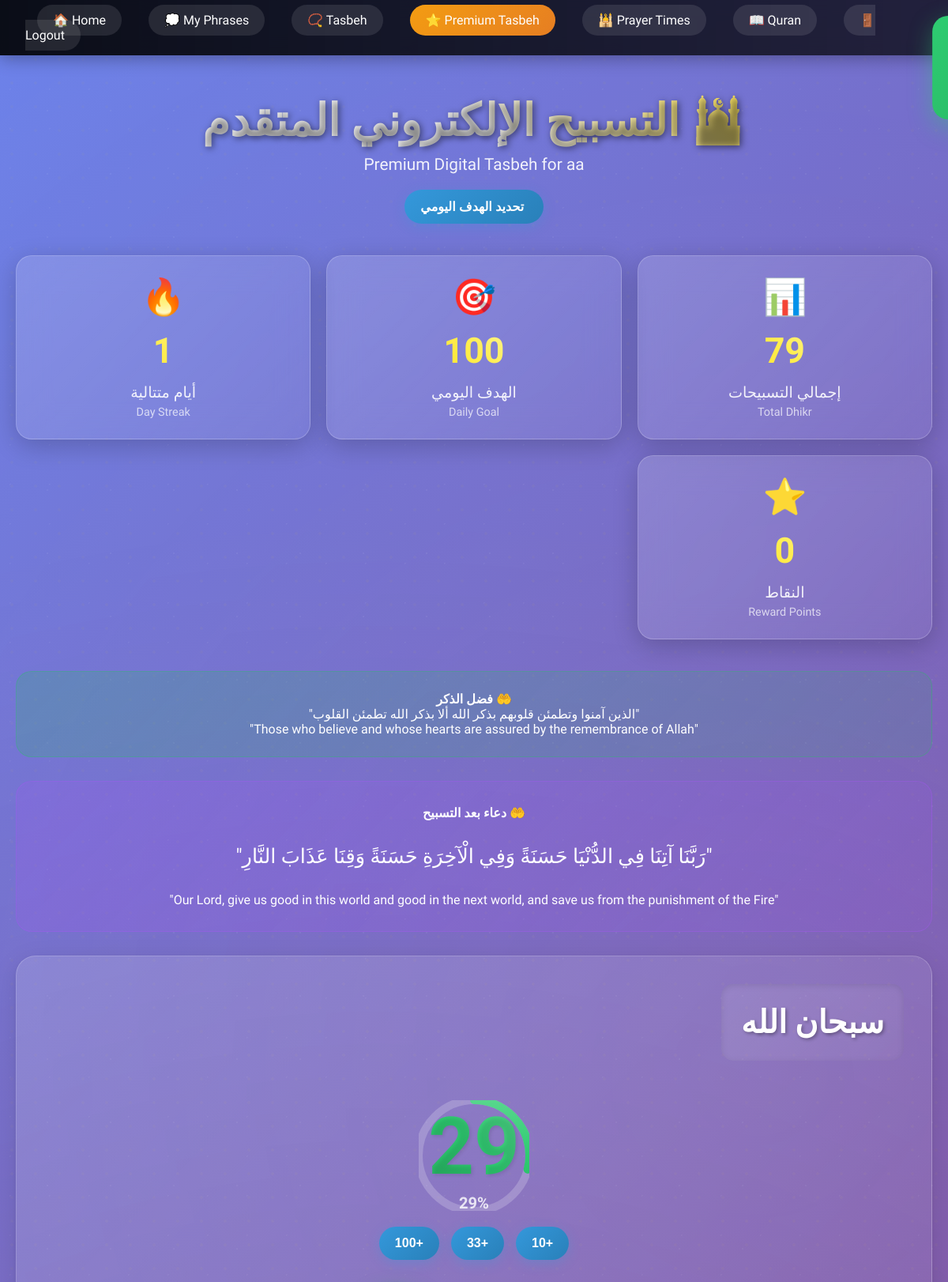
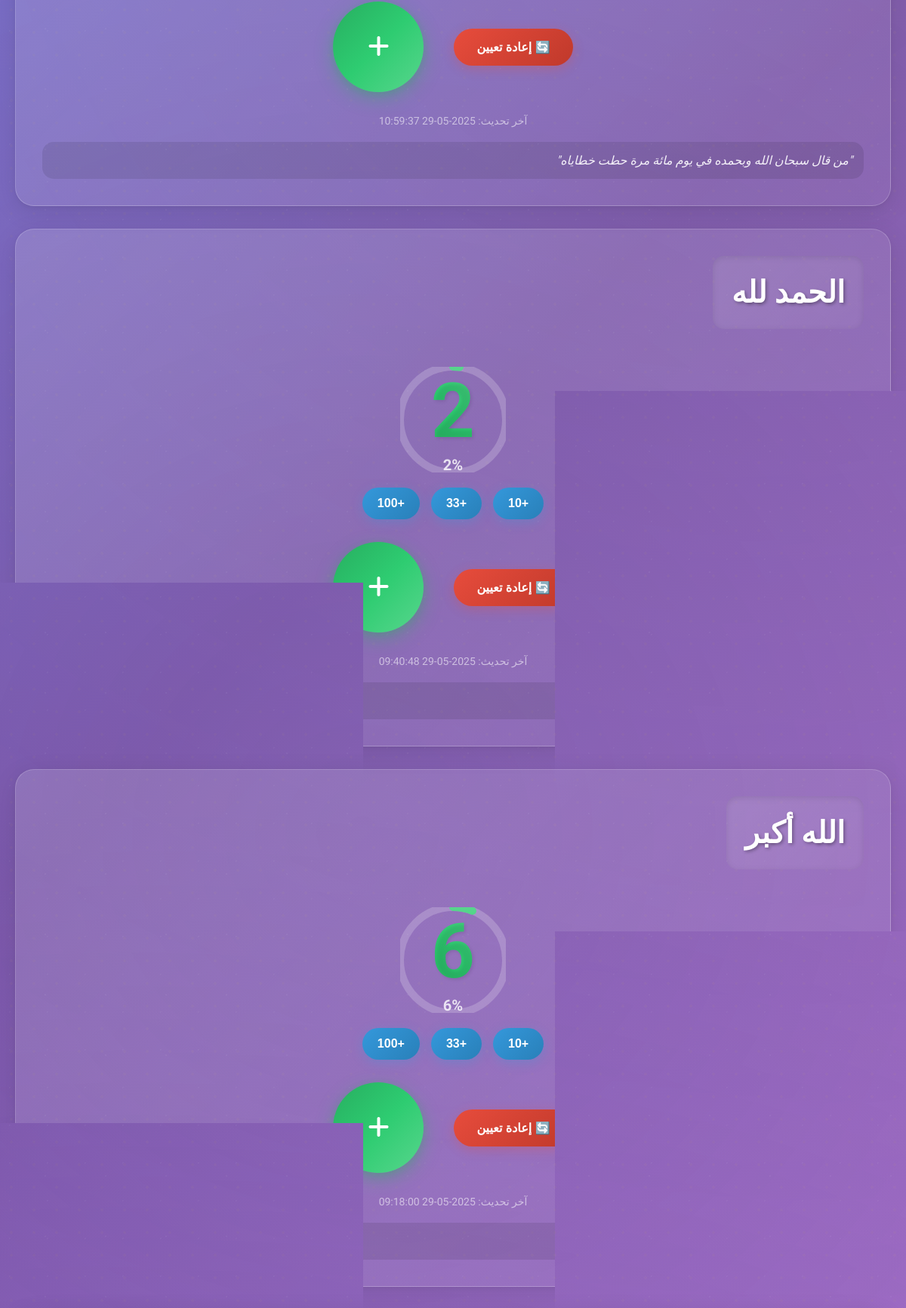
The page /tasbeh/premium (signed in, upper part) on the database its author committed (2 pictures, top to bottom).
### tables this page shows
CREATE TABLE tasbeh_counts (
            id INTEGER PRIMARY KEY AUTOINCREMENT,
            user_id INTEGER,
            phrase TEXT NOT NULL,
            count INTEGER DEFAULT 0,
            last_updated TIMESTAMP DEFAULT CURRENT_TIMESTAMP,
            FOREIGN KEY (user_id) REFERENCES users (id),
            UNIQUE(user_id, phrase)
        );

### app.py (the view)
@app.route('/tasbeh/premium')
def tasbeh_premium():
    if 'user_id' not in session:
        return redirect(url_for('login'))
    conn = get_db_connection()
    cursor = conn.cursor()
    cursor.execute('''
        SELECT phrase, count, last_updated
        FROM tasbeh_counts
        WHERE user_id = ?
        ORDER BY last_updated DESC
    ''', (session['user_id'],))
    user_counts = {}
    for row in cursor.fetchall():
        user_counts[row[0]] = {'count': row[1], 'last_updated': row[2]}
    conn.close()
    phrases_data = []
    for phrase in islamic_phrases:
        count_data = user_counts.get(phrase, {'count': 0, 'last_updated': None})
        phrases_data.append({
            'phrase': phrase,
            'count': count_data['count'],
            'last_updated': count_data['last_updated']
        })
    return render_template('tasbeh_premium.html', phrases=phrases_data, username=session.get('username'))

### app.py (called while the page is built)
def get_db_connection():
    db_path = '/app/data/app.db' if os.path.exists('/app/data') else 'app.db'
    return sqlite3.connect(db_path)

@app.context_processor
def inject_theme_settings():
    return {
        'theme_css': url_for('static', filename='css/theme.css'),
        'theme_js': url_for('static', filename='js/theme.js')
    }

### templates/tasbeh_premium.html (shortened to what this page needs)
<!DOCTYPE html>
<html lang="ar" dir="rtl">
<head>
    <link rel="stylesheet" href="https://cdnjs.cloudflare.com/ajax/libs/font-awesome/6.4.0/css/all.min.css">
</head>
<body>
    <nav class="navbar" style="direction: ltr;">
        <a href="{{ url_for('home') }}">🏠 Home</a>
        <a href="{{ url_for('my_phrases') }}">💭 My Phrases</a>
        <a href="{{ url_for('tasbeh') }}">📿 Tasbeh</a>
        <a href="{{ url_for('tasbeh_premium') }}" style="background: linear-gradient(135deg, #f39c12, #e67e22); color: white;">⭐ Premium Tasbeh</a>
        <a href="{{ url_for('prayer_times') }}">🕌 Prayer Times</a>
        <a href="{{ url_for('quran') }}">📖 Quran</a>
        <a href="{{ url_for('logout') }}">🚪 Logout</a>
    </nav>
    <div class="container">
        <div class="header">
            <h1>🕌 التسبيح الإلكتروني المتقدم</h1>
            <p>Premium Digital Tasbeh for {{ username }}</p>
            <div style="margin-top: 15px;">
                <button class="quick-add-btn" onclick="openGoalModal()">
                     تحديد الهدف اليومي
                </button>
            </div>
        </div>
        <div class="stats-dashboard">
            <div class="stat-card">
                <div class="stat-icon">📊</div>
                <div class="stat-value" id="totalCountStat">0</div>
                <div class="stat-label">إجمالي التسبيحات</div>
                <div class="stat-subtitle">Total Dhikr</div>
            </div>
            <div class="stat-card">
                <div class="stat-icon">🎯</div>
                <div class="stat-value" id="dailyGoalStat">100</div>
                <div class="stat-label">الهدف اليومي</div>
                <div class="stat-subtitle">Daily Goal</div>
            </div>
            <div class="stat-card">
                <div class="stat-icon">🔥</div>
                <div class="stat-value" id="streakStat">1</div>
                <div class="stat-label">أيام متتالية</div>
                <div class="stat-subtitle">Day Streak</div>
            </div>
            <div class="stat-card">
                <div class="stat-icon">⭐</div>
                <div class="stat-value" id="pointsStat">0</div>
                <div class="stat-label">النقاط</div>
                <div class="stat-subtitle">Reward Points</div>
            </div>
        </div>
        <div class="islamic-reminder">
            <h4>🤲 فضل الذكر</h4>
            <p>"الذين آمنوا وتطمئن قلوبهم بذكر الله ألا بذكر الله تطمئن القلوب"</p>
            <p>"Those who believe and whose hearts are assured by the remembrance of Allah"</p>
        </div>
        <div class="dua-section">
            <h4>🤲 دعاء بعد التسبيح</h4>
            <div class="dua-text">
                "رَبَّنَا آتِنَا فِي الدُّنْيَا حَسَنَةً وَفِي الْآخِرَةِ حَسَنَةً وَقِنَا عَذَابَ النَّارِ"
            </div>
            <p>"Our Lord, give us good in this world and good in the next world, and save us from the punishment of the Fire"</p>
        </div>
        {% for phrase_data in phrases %}
        <div class="phrase-container" style="animation-delay: {{ loop.index0 * 0.1 }}s">
            <div class="phrase-header">
                <div class="phrase-text">{{ phrase_data.phrase }}</div>
            </div>
            <div class="progress-section">
                <div class="progress-ring">
                    <svg class="progress-ring-circle">
                        <circle class="progress-ring-background" cx="70" cy="70" r="70"></circle>
                        <circle class="progress-ring-progress" cx="70" cy="70" r="70" id="progress-{{ loop.index0 }}"></circle>
                    </svg>
                    <div class="progress-ring-text">
                        <div class="count-display" id="count-{{ loop.index0 }}">{{ phrase_data.count }}</div>
                        <div class="progress-percentage" id="percentage-{{ loop.index0 }}">0%</div>
                    </div>
                </div>
            </div>
            <div class="quick-add-section">
                <button class="quick-add-btn" onclick="quickAdd('{{ phrase_data.phrase }}', 10, {{ loop.index0 }})">
                    +10
                </button>
                <button class="quick-add-btn" onclick="quickAdd('{{ phrase_data.phrase }}', 33, {{ loop.index0 }})">
                    +33
                </button>
                <button class="quick-add-btn" onclick="quickAdd('{{ phrase_data.phrase }}', 100, {{ loop.index0 }})">
                    +100
                </button>
            </div>
            <div class="counter-section">
                <button class="reset-btn" onclick="resetCount('{{ phrase_data.phrase }}', this, {{ loop.index0 }})">
                    🔄 إعادة تعيين
                </button>
                <button class="count-btn main" onclick="incrementCount('{{ phrase_data.phrase }}', {{ loop.index0 }}, this)">
                    <i class="fas fa-plus"></i>
                </button>
            </div>
            {% if phrase_data.last_updated %}
            <div class="last-updated">
                آخر تحديث: {{ phrase_data.last_updated }}
            </div>
            {% endif %}
            <div class="hadith-quote">
                {% if phrase_data.phrase == "سبحان الله" %}
                    "من قال سبحان الله وبحمده في يوم مائة مرة حطت خطاياه"
                {% elif phrase_data.phrase == "الحمد لله" %}
                    "الحمد لله تملأ الميزان"
                {% elif phrase_data.phrase == "الله أكبر" %}
                    "التكبير يملأ ما بين السماء والأرض"
                {% elif phrase_data.phrase == "لا إله إلا الله" %}
                    "أفضل الذكر لا إله إلا الله"
                {% endif %}
            </div>
        </div>
        {% endfor %}
    </div>
    <div class="achievement-notification" id="achievementNotification">
    </div>
</body>
</html>

### rows shown on the page
tasbeh_counts: phrase "سبحان الله", count "29", last_updated "2025-05-29 10:59:37", shows "\"من قال سبحان الله وبحمده في يوم مائة مرة حطت خطاياه\""
tasbeh_counts: phrase "الحمد لله", count "2", last_updated "2025-05-29 09:40:48"
tasbeh_counts: phrase "الله أكبر", count "6", last_updated "2025-05-29 09:18:00"

### other values the page prints
{{ username }} "aa"
